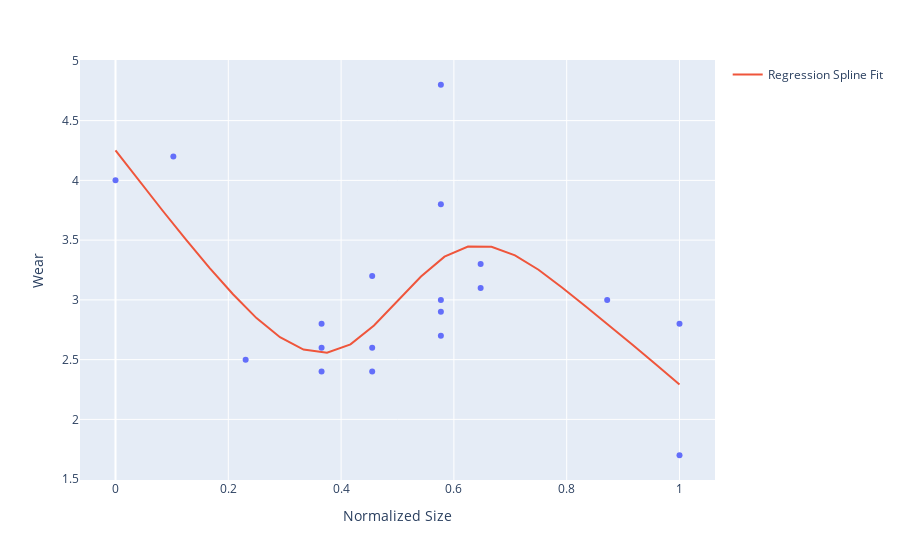

Here is the notebook cell this chart was saved with:
### Code cell
# BASIC REGRESSION SPLINES

# get data out of the Book
Size = np.array([1.42,1.58,1.78,1.99,1.99,1.99,2.13,2.13,2.13,
2.32,2.32,2.32,2.32,2.32,2.43,2.43,2.78,2.98,2.98])
Wear = np.array([4.0,4.2,2.5,2.6,2.8,2.4,3.2,2.4,2.6,4.8,2.9,
3.8,3.0,2.7,3.1,3.3,3.0,2.8,1.7])

# standardize data
x = Size - np.min(Size)
x = x/np.max(x)
# fix the spline knots
xk = np.arange(0.2,1,0.2)
xp = np.linspace(0,1,25)
# calculate the model matrix
X = modelMatrix(x, xk)
Xplot = modelMatrix(xp, xk)
# compute least squares fit for regression splines
regSplines_LS = lstsq(a=X, b=Wear)
# plot
fig = px.scatter(x=x, y=Wear)
fig.add_trace(go.Scatter(x=xp, y=np.dot(regSplines_LS[0],Xplot.T), name="Regression Spline Fit"))
fig.update_layout(xaxis_title="Normalized Size", yaxis_title="Wear")

### Figure 1 — Plotly figure (JSON) as saved in the notebook; plotly's stock layout.template omitted (floating-point values rounded to 4 significant figures)
{"data": [{"hoverlabel": {"namelength": 0}, "hovertemplate": "x=%{x}<br>y=%{y}", "legendgroup": "", "marker": {"color": "#636efa", "symbol": "circle"}, "mode": "markers", "name": "", "showlegend": false, "type": "scatter", "x": [0, 0.1026, 0.2308, 0.3654, 0.3654, 0.3654, 0.4551, 0.4551, 0.4551, 0.5769, 0.5769, 0.5769, 0.5769, 0.5769, 0.6474, 0.6474, 0.8718, 1, 1], "xaxis": "x", "y": [4, 4.2, 2.5, 2.6, 2.8, 2.4, 3.2, 2.4, 2.6, 4.8, 2.9, 3.8, 3, 2.7, 3.1, 3.3, 3, 2.8, 1.7], "yaxis": "y"}, {"name": "Regression Spline Fit", "type": "scatter", "x": [0, 0.04167, 0.08333, 0.125, 0.1667, 0.2083, 0.25, 0.2917, 0.3333, 0.375, 0.4167, 0.4583, 0.5, 0.5417, 0.5833, 0.625, 0.6667, 0.7083, 0.75, 0.7917, 0.8333, 0.875, 0.9167, 0.9583, 1], "y": [4.25, 3.998, 3.748, 3.503, 3.268, 3.047, 2.848, 2.687, 2.585, 2.558, 2.628, 2.785, 2.989, 3.196, 3.362, 3.447, 3.444, 3.373, 3.252, 3.104, 2.947, 2.788, 2.625, 2.46, 2.292]}], "layout": {"legend": {"tracegroupgap": 0}, "margin": {"t": 60}, "xaxis": {"anchor": "y", "domain": [0, 1], "title": {"text": "Normalized Size"}}, "yaxis": {"anchor": "x", "domain": [0, 1], "title": {"text": "Wear"}}}}
